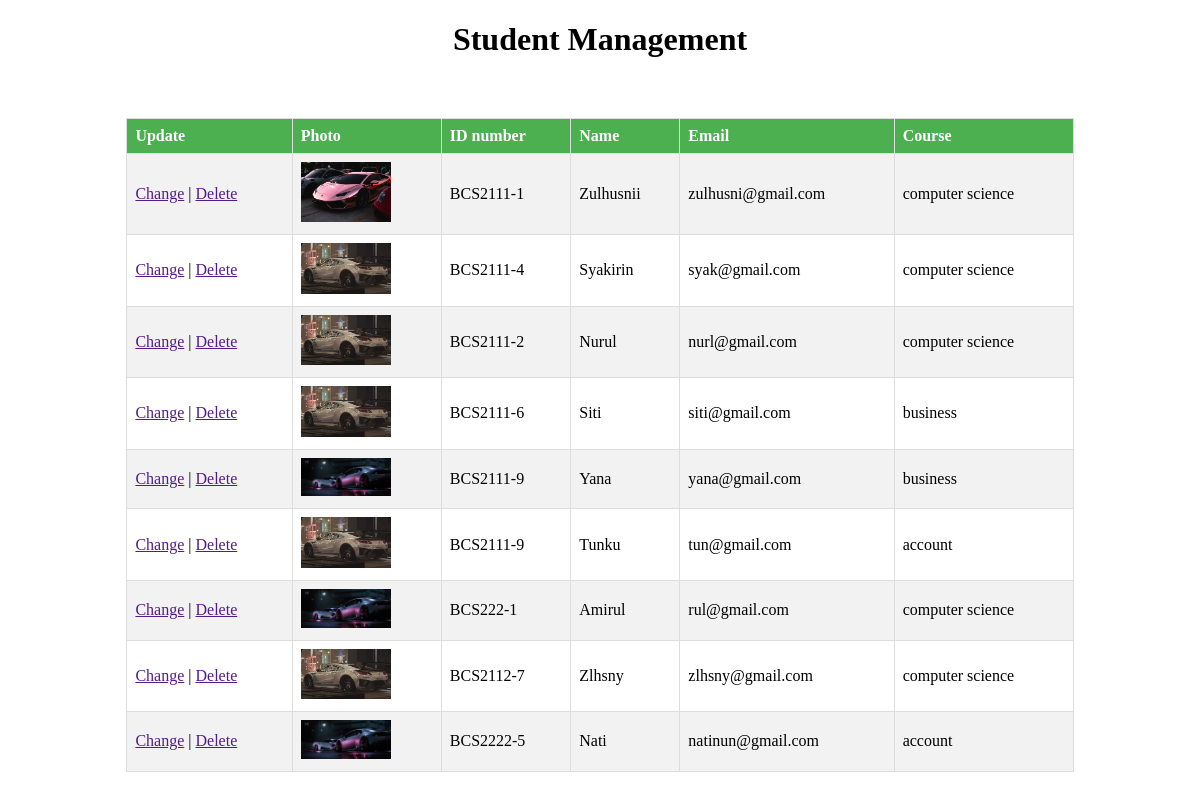
The app's page /index2.php with its own data.
### tables this page shows
CREATE TABLE `mahasiswa` (
  `id` int(11) NOT NULL,
  `name` varchar(200) NOT NULL,
  `nrp` char(9) NOT NULL,
  `email` varchar(100) NOT NULL,
  `jurusan` varchar(100) NOT NULL,
  `gambar` varchar(100) NOT NULL
);

### index2.php (the view, shortened to what this page needs)
<?php
$link = mysqli_connect("localhost", "root", "", "phpdasar");
$result = mysqli_query($link, "SELECT * FROM mahasiswa");
?>
<!DOCTYPE html>
<html lang="en">
<head>
</head>
<body>
    <center>
    <h1>Student Management</h1>
    <br>
    <table border="1" cellpadding="10" cellspacing="0">
        <tr>
            <th>Update</th>
            <th>Photo</th>
            <th>ID number</th>
            <th>Name</th>
            <th>Email</th>
            <th>Course</th>
        </tr>
        <?php while( $row = mysqli_fetch_assoc($result)) : ?>
        <tr>
            <td>
                <a href="">Change</a>   |
                <a href="">Delete</a>
            </td>
            <td><img src="img/<?= $row["gambar"]; ?>" width="90"></td>
            <td><?= $row["nrp"]; ?></td>
            <td><?= $row["name"]; ?></td>
            <td><?= $row["email"]; ?></td>
            <td><?= $row["jurusan"]; ?></td>
        </tr>
        <?php endwhile; ?>
    </table>
</body>
</html>

### index2.php (style rules this page uses)
body { animation: moveBackground 10s infinite linear; }
table { border-collapse: collapse; width: 80%; margin: 20px auto; background-color: white; }
th, td { border: 1px solid #ddd; padding: 8px; text-align: left; }
th { background-color: #4CAF50; color: white; }
tr:nth-child(even) { background-color: #f2f2f2; }

### records on screen
mahasiswa: gambar (picture), nrp "BCS2111-1", name "Zulhusnii", email "zulhusni@gmail.com", jurusan "computer science"
mahasiswa: gambar (picture), nrp "BCS2111-4", name "Syakirin", email "syak@gmail.com", jurusan "computer science"
mahasiswa: gambar (picture), nrp "BCS2111-2", name "Nurul", email "nurl@gmail.com", jurusan "computer science"
mahasiswa: gambar (picture), nrp "BCS2111-6", name "Siti", email "siti@gmail.com", jurusan "business"
mahasiswa: gambar (picture), nrp "BCS2111-9", name "Yana", email "yana@gmail.com", jurusan "business"
mahasiswa: gambar (picture), nrp "BCS2111-9", name "Tunku", email "tun@gmail.com", jurusan "account"
mahasiswa: gambar (picture), nrp "BCS222-1", name "Amirul", email "rul@gmail.com", jurusan "computer science"
mahasiswa: gambar (picture), nrp "BCS2112-7", name "Zlhsny", email "zlhsny@gmail.com", jurusan "computer science"
mahasiswa: gambar (picture), nrp "BCS2222-5", name "Nati", email "natinun@gmail.com", jurusan "account"
